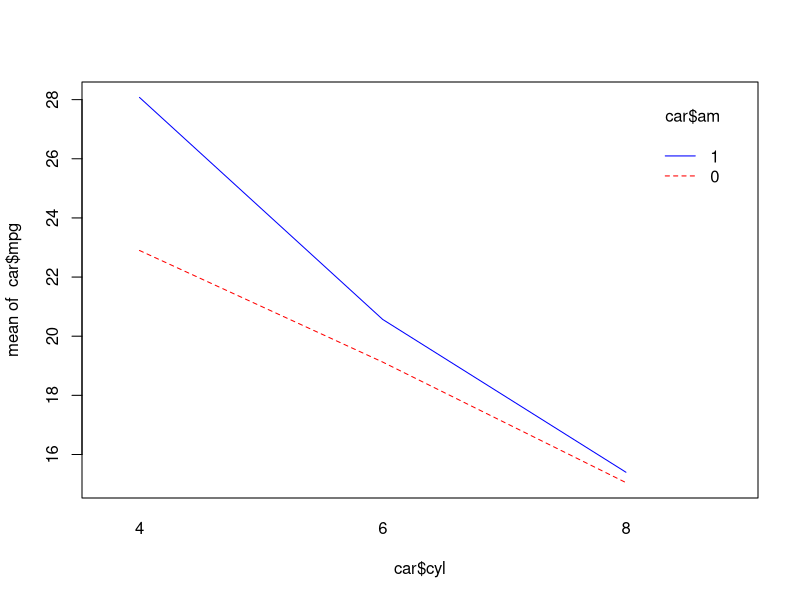
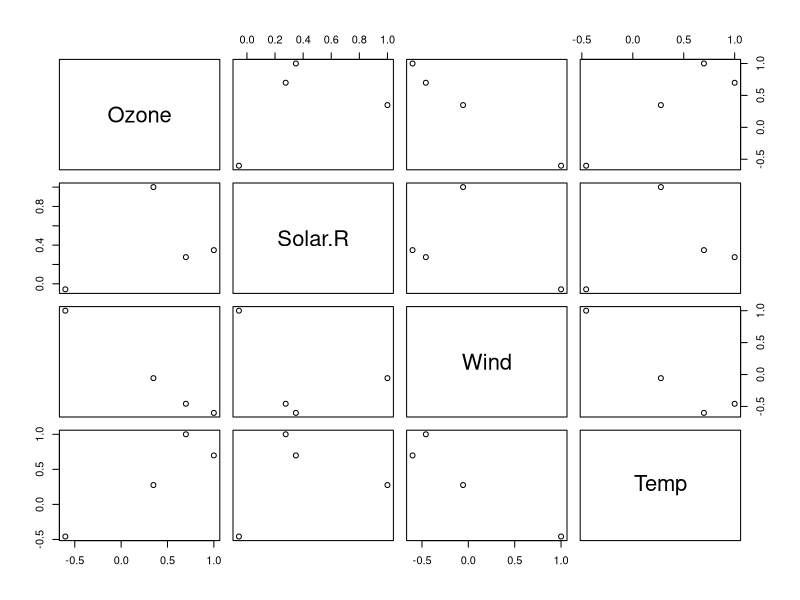
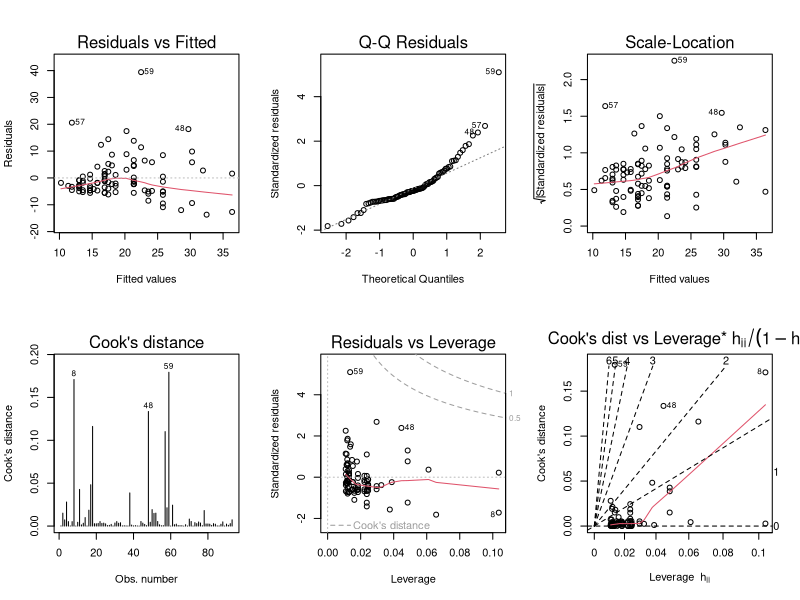

Reproduce these figures in R, in order.
## ---- chunk 1
# iris 데이터 행의 개수에서 70%에 해당하는 행번호를 랜덤으로 추출
# nrow(): 데이터의 행 개수를 산출해 주는 함수
idx <- sample(1:nrow(iris), nrow(iris)*0.7, replace=FALSE)

training<-iris[idx,]
head(training)

test<-iris[-idx,]
head(test)
## ---- chunk 2
install.packages(setdiff("sampling", rownames(installed.packages())))
library(sampling)

sample<-strata(data=iris, c("Species"), size=c(20,15,15), method="srswor")
head(sample)

iris_sample<-getdata(iris, sample)
head(iris_sample)

table(iris_sample$Species)
## ---- chunk 3
library(MASS)
head(cats)
str(cats)
shapiro.test(cats$Bwt)
## ---- chunk 4
wilcox.test(cats$Bwt, mu=2.6, alternative="two.sided")
## ---- chunk 5
(data<-data.frame(before=c(7,3,4,5,2,1,6,6,5,4), after=c(8,4,5,6,2,3,6,8,6,5)))
## ---- chunk 6
t.test(data$before, data$after, alternative="less", paired=TRUE)
## ---- chunk 7
library(MASS)
data("cats")
var.test(Bwt~Sex, data=cats)
## ---- chunk 8
t.test(Bwt~Sex, data=cats, alternative="two.sided", var.equal=FALSE)
## ---- chunk 9
data(survey, package="MASS")
table(survey$W.Hnd)
data<-table(survey$W.Hnd)
chisq.test(data, p=c(0.2,0.8))
## ---- chunk 10
result<-aov(Sepal.Width~Species, data=iris)

#분산분석표 확인
summary(result)
## ---- chunk 11
TukeyHSD(aov(Sepal.Width~Species, data=iris))
## ---- chunk 12
data("mtcars")
str(mtcars)

# aov 함수를 사용하기 위해 독립변수인 cyl, am을 팩터형으로 변환
mtcars$cyl<-as.factor(mtcars$cyl)
mtcars$am<-as.factor(mtcars$am)

# cyl, am, mpg 변수들로만 구성된 분석용 데이터셋 생성
car<-mtcars[,c("cyl", "am", "mpg")]
str(car)
## ---- chunk 13
# 분산분석 수행
car_aov<-aov(mpg~cyl*am, car)
summary(car_aov)
## ---- chunk 14
interaction.plot(car$cyl, car$am, car$mpg, col=c("red", "blue"))
## ---- chunk 15
data("airquality")
air<-airquality[,c(1:4)]
str(air)

#피어슨 상관계수
cor(air, use="pairwise.complete.obs", method="pearson")
#켄달 상관계수
cor(air, use="pairwise.complete.obs", method="kendall")
#스피어만 상관계수
cor(air, use="pairwise.complete.obs", method="spearman")
## ---- chunk 16
air_cor<-cor(air, use="pairwise.complete.obs")
air_cor
pairs(air_cor)
## ---- chunk 17
cor.test(air$Ozone, air$Wind, method="pearson")
## ---- chunk 18
library(MASS)
data("Cars93")
str(Cars93)

# 단순선형 회귀모형 생성
(Cars93_lm <- lm(Price~EngineSize, Cars93))

# 모형 살펴보기: summary() 이용
# summary(): 주어진 인자에 대한 요약 정보 산출
summary(Cars93_lm)
## ---- chunk 19
par(mfrow=c(2,3))
plot(Cars93_lm, which=c(1:6))
## ---- chunk 20
# 회귀모형 생성
Cars93_lm <- lm(Price~EngineSize, Cars93)

# 실습을 위해 시드값 설정
set.seed(1234)

# Cars93 데이터에서 랜덤으로 5개의 행번호를 추출하여 idx변수에 저장
(idx <- sample(1:nrow(Cars93),5))

# 예측에 사용할 데이터셋 구성
test <- Cars93[idx,]

# 예측 수행1 (점추정)
predict.lm(Cars93_lm, test, interval="none")
## ---- chunk 21
# 예측 수행2 (회귀계수의 불확실성을 감안한 구간추정)
predict.lm(Cars93_lm, test, interval="confidence")
## ---- chunk 22
predict.lm(Cars93_lm, test, interval="prediction")
## ---- chunk 23
iris_lm<-lm(Petal.Length~Sepal.Length+Sepal.Width+Petal.Width+Species, iris)

summary(iris_lm)
## ---- chunk 24
library(MASS)
str(Cars93)
Price_lm<-lm(Price~EngineSize+RPM+Weight, Cars93)
summary(Price_lm)
## ---- chunk 25
library(MASS)
summary(lm_a <- lm(Price ~ EngineSize + RPM + Width + Length, Cars93))
## ---- chunk 26
summary(lm_b <- lm(Price ~ EngineSize + RPM + Length, Cars93))
## ---- chunk 27
summary(lm_c<-lm(Price ~ EngineSize + RPM, Cars93))
## ---- chunk 28
lm_result<-lm(Price~EngineSize+Horsepower+RPM+Width+Length+Weight, Cars93)
step(lm_result, direction="backward")
